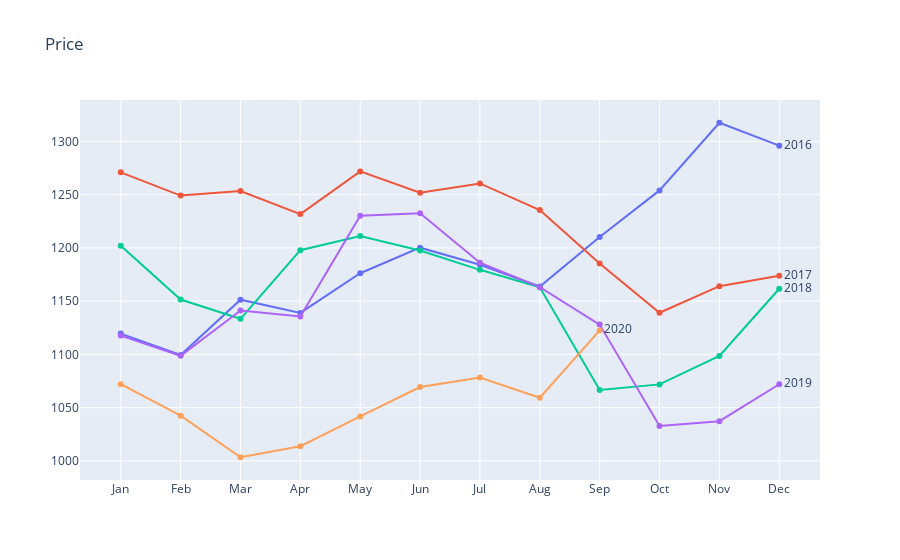
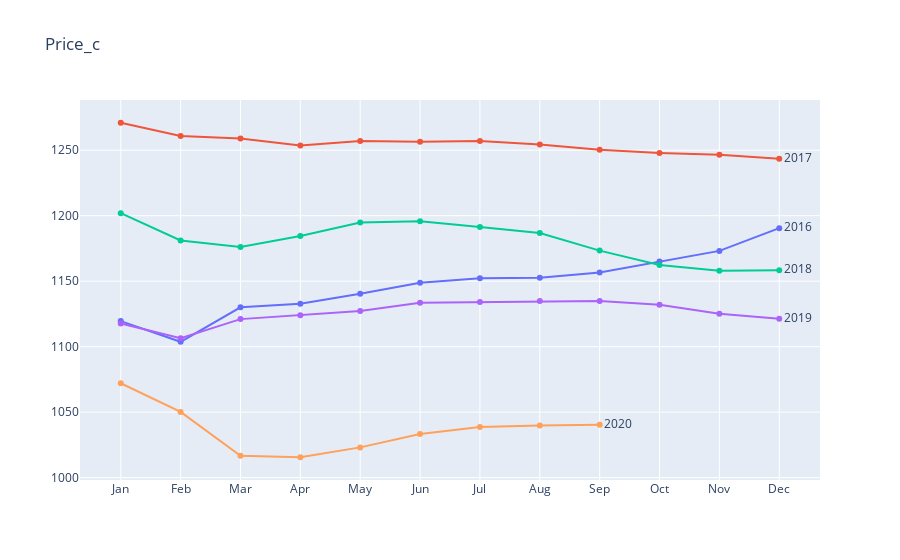

Notebook code for these charts, in order:
### Code cell
for col in ['Price', 'Price_c']:
    fig = go.Figure()
    for year in ymp[s].Year.unique():
        Y  = ymp[s].loc[ymp[s].Year==year]
        fig.add_trace(go.Scatter(x=months, y=Y[col],
                                 mode="markers+text+lines", textposition="middle right",
                                 text=['' for i in range(len(Y)-1)]+[str(year)]))
    fig.update_layout(showlegend=False, title=col)
    fig.show()

### Figure 1 — Plotly figure (JSON) as saved in the notebook; plotly's stock layout.template omitted (floating-point values rounded to 4 significant figures)
{"data": [{"mode": "markers+text+lines", "text": ["", "", "", "", "", "", "", "", "", "", "", "2016"], "textposition": "middle right", "type": "scatter", "x": ["Jan", "Feb", "Mar", "Apr", "May", "Jun", "Jul", "Aug", "Sep", "Oct", "Nov", "Dec"], "y": [1120.0, 1099.0, 1151.0, 1139.0, 1176.0, 1200.0, 1184.0, 1164.0, 1210.0, 1254.0, 1317.0, 1296.0]}, {"mode": "markers+text+lines", "text": ["", "", "", "", "", "", "", "", "", "", "", "2017"], "textposition": "middle right", "type": "scatter", "x": ["Jan", "Feb", "Mar", "Apr", "May", "Jun", "Jul", "Aug", "Sep", "Oct", "Nov", "Dec"], "y": [1271.0, 1249.0, 1253.0, 1232.0, 1272.0, 1252.0, 1261.0, 1236.0, 1185.0, 1139.0, 1164.0, 1174.0]}, {"mode": "markers+text+lines", "text": ["", "", "", "", "", "", "", "", "", "", "", "2018"], "textposition": "middle right", "type": "scatter", "x": ["Jan", "Feb", "Mar", "Apr", "May", "Jun", "Jul", "Aug", "Sep", "Oct", "Nov", "Dec"], "y": [1202.0, 1152.0, 1133.0, 1198.0, 1211.0, 1198.0, 1179.0, 1163.0, 1067.0, 1072.0, 1099.0, 1162.0]}, {"mode": "markers+text+lines", "text": ["", "", "", "", "", "", "", "", "", "", "", "2019"], "textposition": "middle right", "type": "scatter", "x": ["Jan", "Feb", "Mar", "Apr", "May", "Jun", "Jul", "Aug", "Sep", "Oct", "Nov", "Dec"], "y": [1118.0, 1099.0, 1141.0, 1136.0, 1230.0, 1232.0, 1186.0, 1163.0, 1128.0, 1033.0, 1037.0, 1072.0]}, {"mode": "markers+text+lines", "text": ["", "", "", "", "", "", "", "", "2020"], "textposition": "middle right", "type": "scatter", "x": ["Jan", "Feb", "Mar", "Apr", "May", "Jun", "Jul", "Aug", "Sep", "Oct", "Nov", "Dec"], "y": [1072.0, 1042.0, 1003.0, 1014.0, 1042.0, 1069.0, 1078.0, 1059.0, 1123.0]}], "layout": {"showlegend": false, "title": {"text": "Price"}}}

### Figure 2 — Plotly figure (JSON) as saved in the notebook; plotly's stock layout.template omitted (floating-point values rounded to 4 significant figures)
{"data": [{"mode": "markers+text+lines", "text": ["", "", "", "", "", "", "", "", "", "", "", "2016"], "textposition": "middle right", "type": "scatter", "x": ["Jan", "Feb", "Mar", "Apr", "May", "Jun", "Jul", "Aug", "Sep", "Oct", "Nov", "Dec"], "y": [1120.0, 1104.0, 1130.0, 1133.0, 1140.0, 1149.0, 1152.0, 1153.0, 1157.0, 1165.0, 1173.0, 1190.0]}, {"mode": "markers+text+lines", "text": ["", "", "", "", "", "", "", "", "", "", "", "2017"], "textposition": "middle right", "type": "scatter", "x": ["Jan", "Feb", "Mar", "Apr", "May", "Jun", "Jul", "Aug", "Sep", "Oct", "Nov", "Dec"], "y": [1271.0, 1261.0, 1259.0, 1254.0, 1257.0, 1256.0, 1257.0, 1254.0, 1250.0, 1248.0, 1247.0, 1243.0]}, {"mode": "markers+text+lines", "text": ["", "", "", "", "", "", "", "", "", "", "", "2018"], "textposition": "middle right", "type": "scatter", "x": ["Jan", "Feb", "Mar", "Apr", "May", "Jun", "Jul", "Aug", "Sep", "Oct", "Nov", "Dec"], "y": [1202.0, 1181.0, 1176.0, 1185.0, 1195.0, 1196.0, 1191.0, 1187.0, 1173.0, 1162.0, 1158.0, 1158.0]}, {"mode": "markers+text+lines", "text": ["", "", "", "", "", "", "", "", "", "", "", "2019"], "textposition": "middle right", "type": "scatter", "x": ["Jan", "Feb", "Mar", "Apr", "May", "Jun", "Jul", "Aug", "Sep", "Oct", "Nov", "Dec"], "y": [1118.0, 1107.0, 1121.0, 1124.0, 1127.0, 1134.0, 1134.0, 1135.0, 1135.0, 1132.0, 1125.0, 1121.0]}, {"mode": "markers+text+lines", "text": ["", "", "", "", "", "", "", "", "2020"], "textposition": "middle right", "type": "scatter", "x": ["Jan", "Feb", "Mar", "Apr", "May", "Jun", "Jul", "Aug", "Sep", "Oct", "Nov", "Dec"], "y": [1072.0, 1050.0, 1017.0, 1016.0, 1023.0, 1033.0, 1039.0, 1040.0, 1040.0]}], "layout": {"showlegend": false, "title": {"text": "Price_c"}}}
